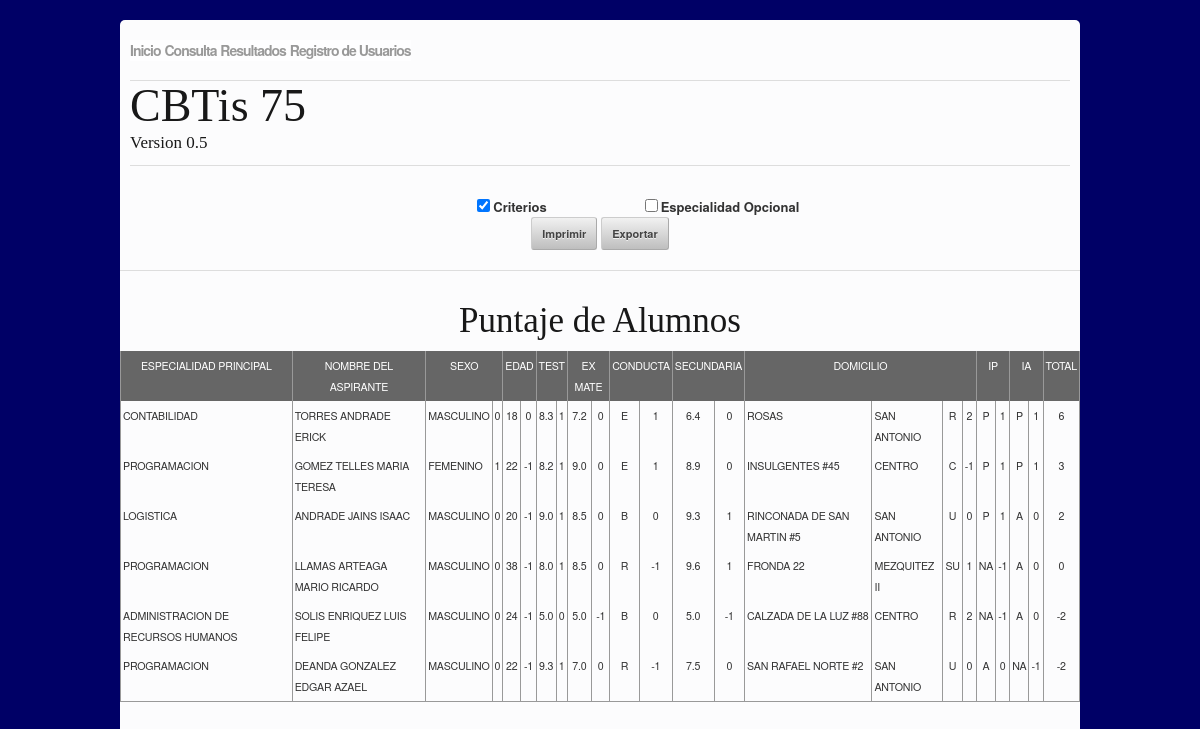
The app's page /resultado.php (signed in) with its own data.
### tables this page shows
CREATE TABLE IF NOT EXISTS `admision` (
  `Clave` int(32) NOT NULL,
  `Ex_Admision` float(3,1) NOT NULL,
  `Ex_Matematicas` float(3,1) NOT NULL,
  `Conducta` int(2) NOT NULL DEFAULT '-1',
  `Induccion_Alumnos` int(1) NOT NULL DEFAULT '0',
  `Induccion_Papas` int(1) NOT NULL DEFAULT '0',
  `Zona` int(2) NOT NULL DEFAULT '-1',
  `Test` int(1) NOT NULL DEFAULT '0',
  `Ex_Mate` int(1) NOT NULL DEFAULT '-1',
  `Sexo_p` int(1) NOT NULL,
  `Edad_p` int(1) NOT NULL,
  `Promedio_Sec` int(1) NOT NULL,
  `Puntaje` int(3) NOT NULL DEFAULT '-1',
  KEY `Clave` (`Clave`)
);

CREATE TABLE IF NOT EXISTS `alumnos` (
  `Clave` int(32) NOT NULL AUTO_INCREMENT,
  `Nombre` varchar(50) NOT NULL,
  `Apellido_Paterno` varchar(30) NOT NULL,
  `Apellido_Materno` varchar(30) NOT NULL,
  `Sexo` varchar(10) NOT NULL,
  `Edad` varchar(20) NOT NULL,
  `Municipio_Donde_Vive` varchar(60) NOT NULL,
  `Estado_Donde_Vive` varchar(30) NOT NULL,
  `Municipio_donde_Nacio` varchar(50) NOT NULL,
  `Peso` varchar(10) NOT NULL,
  `Estatura` varchar(11) NOT NULL,
  `Medida_de_la_Cintura` varchar(10) NOT NULL,
  `Email` varchar(30) NOT NULL,
  `Calle` varchar(30) NOT NULL,
  `Colonia` varchar(30) NOT NULL,
  `Codigo_Postal` varchar(15) NOT NULL,
  `Fecha_de_Nacimiento` varchar(30) NOT NULL,
  `Curp` varchar(20) NOT NULL,
  `Estado_Civil` varchar(20) NOT NULL,
  `Tipo_Sanguineo` varchar(20) NOT NULL,
  `Nombre_del_Padre` varchar(50) NOT NULL,
  `Ocupacion_del_Padre` varchar(30) NOT NULL,
  `Telefono_del_Padre` varchar(15) NOT NULL,
  `Celular_del_Padre` varchar(15) NOT NULL,
  `Distancia_y_Tiempo_a_su_Casa` varchar(40) NOT NULL,
  `Transporte` varchar(20) NOT NULL,
  `Costo_del_transporte` varchar(20) NOT NULL,
  `Nombre_de_Secundaria` varchar(30) NOT NULL,
  `Domicilio_de_secundaria` varchar(40) NOT NULL,
  `Municipio_de_Secundaria` varchar(30) NOT NULL,
  `Estado_de_Secundaria` varchar(20) NOT NULL,
  `Tipo_de_secundaria` varchar(15) NOT NULL,
  `Modalidad_de_Secundaria` varchar(15) NOT NULL,
  `Regimen_de_Secundaria` varchar(20) NOT NULL,
  `Promedio_de_Secundaria` float(3,1) NOT NULL DEFAULT '0.0',
  `Boleta_de_Secundaria` varchar(15) NOT NULL,
  `Certificado_de_Secundaria` varchar(15) NOT NULL,
  `Primera_Opcion` varchar(50) NOT NULL,
  `Segunda_Opcion` varchar(50) NOT NULL,
  `Tercera_Opcion` varchar(50) NOT NULL,
  `Cuarta_Opcion` varchar(50) NOT NULL,
  `Quinta_Opcion` varchar(50) NOT NULL,
  `Sexta_Opcion` varchar(50) NOT NULL,
  `Septima_Opcion` varchar(50) NOT NULL,
  PRIMARY KEY (`Clave`)
);

### resultado.php (the view, shortened to what this page needs)
<!doctype html>
<html>
<head>
	<link rel="stylesheet" href="css/base.css">
	<link rel="stylesheet" href="css/skeleton.css">
	<link rel="stylesheet" href="css/layout.css">
	<link rel="stylesheet" href="css/style.css">
  <link href="css/messages.css" rel="stylesheet" type="text/css">
<link href="css/messages.css" rel="stylesheet" type="text/css">
</head>
<body>
<div class="wrapper color-one">
	<div class="container">
		<div class="sixteen columns">
			<nav>
				<ul>
					<li><a href="form.php">Inicio</a></li>
					<li><a href="consulta.php">Consulta</a></li>
					<li><a href="resultado.php">Resultados</a></li>
					<li><a href="registro_usuarios.php">Registro de Usuarios</a></li>
				</ul>
			</nav>
			<hr class="remove-bottom" style="margin-top: 60px;"/>
			<h1 class="remove-bottom">CBTis 75</h1>
			<h5>Version 0.5</h5>
			<hr />
		</div>
<center>
<?php
if(isset($_SESSION['acceso'])==1){
@$flag=$_POST['flag'];
@$criterios=$_POST['criterios'];
@$especialidad=$_POST['especialidad'];
echo '<form action="resultado.php" method="post">';
if($criterios==1 or $flag==0){
echo '<div class="three columns offset-by-five">';
echo '<label for="criterios">';
echo '<input type="checkbox" id="criterios" value="1" onClick="this.form.submit();" checked name="criterios">';
echo 'Criterios</label>';
echo '</div>';
}else{
echo '<div class="three columns offset-by-five">';
echo '<label for="criterios">';
echo '<input type="checkbox" id="criterios" value="1" onClick="this.form.submit();" name="criterios">';
echo 'Criterios</label>';
echo '</div>';
}
if($especialidad==1){
echo '<div class="four columns">';
echo '<label for="especialidadop">';
echo '<input type="checkbox" id="especialidadop" value="1" onClick="this.form.submit();" checked name="especialidad">';
echo 'Especialidad Opcional</label>';
echo '</div>';
}else{
echo '<div class="four columns">';
echo '<label for="especialidadop">';
echo '<input type="checkbox" id="especialidadop" value="1" onClick="this.form.submit();" name="especialidad">';
echo 'Especialidad Opcional</label>';
echo '</div>';
}
echo <<< HTML
 		</form>
    <form action="funciones/ficheroExcel.php" method="post" target="_blank" id="FormularioExportacion">
	    <div class="four columns offset-by-six">
	      <input type='button' name='imprimir' value='Imprimir' onclick='javascript:imprSelec("muestra")'>
	      <input type="button" value="Exportar" class="botonExcel" />
				<input type="hidden" id="datos_a_enviar" name="datos_a_enviar" />
				<input type="hidden" id="datos_a_enviar" name="doc" value='2'/>
			</div>
		</form>
		<hr />
		<font size="2px">
		<div id="muestra">
HTML;
$registros=mysql_query('select
				CONCAT(al.Apellido_Paterno," ",al.Apellido_Materno," ",al.Nombre) as Nombre ,
				al.Primera_Opcion as op,
				al.Segunda_Opcion as so,
				ad.Puntaje as Puntaje,
				al.sexo as Sexo,
				ad.Sexo_p as Sexpuntos,
				al.Edad as Edad,
				ad.Edad_p as Edadpuntos,
				ad.Ex_Admision as Examen1,
				ad.Test as Test1,
				ad.Ex_Matematicas as Examen2,
				ad.Ex_Mate as Test2,
				ad.Conducta as Conducta,
				al.Promedio_de_Secundaria as Promedio,
				ad.Promedio_Sec as secpuntos,
				al.Calle as Calle,
				al.Colonia as Colonia,
				ad.Zona as zona,
				ad.Induccion_Papas as ip,
				ad.Induccion_Alumnos as ia
				from alumnos as al
				join admision as ad
				on al.Clave=ad.Clave
				ORDER BY Puntaje desc,zona desc, Nombre asc ');
				echo '<center><h2>Puntaje de Alumnos</h2></cente>';
				echo '<table border="1" id="Exportar_a_Excel">';
				echo '<tr>';
				echo "<td bgcolor='#666666' align='center' style='color: #ffffff;'>".'ESPECIALIDAD PRINCIPAL'."</td>";
					echo "<td bgcolor='#666666' align='center' style='color: #ffffff;'>".'NOMBRE DEL ASPIRANTE'."</td>";
if($criterios==1 or $flag==0){
					echo "<td bgcolor='#666666' colspan='2' align='center' style='color: #ffffff;'>".'SEXO'."</td>";
					echo "<td bgcolor='#666666' colspan='2' align='center' style='color: #ffffff;'>".'EDAD'."</td>";
					echo "<td bgcolor='#666666' colspan='2' align='center' style='color: #ffffff;'>".'TEST'."</td>";
					echo "<td bgcolor='#666666' colspan='2' align='center' style='color: #ffffff;'>".'EX MATE'."</td>";
					echo "<td bgcolor='#666666' colspan='2' align='center' style='color: #ffffff;'>".'CONDUCTA'."</td>";
					echo "<td bgcolor='#666666' colspan='2' align='center' style='color: #ffffff;'>".'SECUNDARIA'."</td>";
					echo "<td bgcolor='#666666' colspan='4' align='center' style='color: #ffffff;'>".'DOMICILIO'."</td>";
					echo "<td bgcolor='#666666' colspan='2' align='center' style='color: #ffffff;'>".'IP'."</td>";
					echo "<td bgcolor='#666666' colspan='2' align='center' style='color: #ffffff;'>".'IA'."</td>";
}
					echo "<td bgcolor='#666666' align='center' style='color: #ffffff;'>".'TOTAL'."</td><strong>";
				echo '</tr>';
				while($imprimir=mysql_fetch_array($registros)){
					echo '<tr>';
					echo "<td>".$imprimir['op']."</td>";
					echo "<td>".$imprimir['Nombre']."</td>";
if($criterios==1 or $flag==0){
					echo "<td>".$imprimir['Sexo']."</td>";
					echo "<td align='center'>".$imprimir['Sexpuntos']."</td>";
					echo "<td align='center'><b>".$imprimir['Edad']."</b></td>";
					echo "<td align='center'>".$imprimir['Edadpuntos']."</td>";
					echo "<td align='center'><b>".$imprimir['Examen1']."</b></td>";
					echo "<td align='center'>".$imprimir['Test1']."</td>";
					echo "<td align='center'><b>".$imprimir['Examen2']."</b></td>";
					echo "<td align='center'>".$imprimir['Test2']."</td>";
					if($imprimir['Conducta']==1){
						echo "<td align='center'><b>"."E"."</b></td>";
						}elseif($imprimir['Conducta']==0){
						echo "<td align='center'><b>"."B"."</b></td>";
						}if($imprimir['Conducta']==-1){
						echo "<td align='center'><b>"."R"."</b></td>";
						}
					echo "<td align='center'>".$imprimir['Conducta']."</td>";
					echo "<td align='center'><b>".$imprimir['Promedio']."</b></td>";
					echo "<td align='center'>".$imprimir['secpuntos']."</td>";
					echo "<td>".$imprimir['Calle']."</td>";
					echo "<td>".$imprimir['Colonia']."</td>";
					if($imprimir['zona']==2){
						echo "<td align='center'>"."R"."</td>";
						}elseif($imprimir['zona']==1){
						echo "<td align='center'>"."SU"."</td>";
						}if($imprimir['zona']==0){
						echo "<td align='center'>"."U"."</td>";
						}if($imprimir['zona']==-1){
						echo "<td align='center'>"."C"."</td>";
						}
					echo "<td align='center'>".$imprimir['zona']."</td>";
					if($imprimir['ip']==1){
						echo "<td align='center'>"."P"."</td>";
						}elseif($imprimir['ip']==0){
						echo "<td align='center'>"."A"."</td>";
						}if($imprimir['ip']==-1){
						echo "<td align='center'>"."NA"."</td>";
						}
					echo "<td align='center'>".$imprimir['ip']."</td>";
					if($imprimir['ia']==1){
						echo "<td align='center'>"."P"."</td>";
						}elseif($imprimir['ia']==0){
						echo "<td align='center'>"."A"."</td>";
						}if($imprimir['ia']==-1){
						echo "<td align='center'>"."NA"."</td>";
						}
					echo "<td align='center'>".$imprimir['ia']."</td>";
}
					echo "<td align='center'>".$imprimir['Puntaje']."</td>";
					echo "</tr>";
				}
}
?>
</div>
</font>
</center>
</div>
</div>
</body>
</html>

### css/base.css (style rules this page uses)
html, body, div, span, applet, object, iframe, h1, h2, h3, h4, h5, h6, p, blockquote, pre, a, abbr, acronym, address, big, cite, code, del, dfn, em, img, ins, kbd, q, s, samp, small, strike, strong, sub, sup, tt, var, b, u, i, center, dl, dt, dd, ol, ul, li, fieldset, form, label, legend, table, caption, tbody, tfoot, thead, tr, th, td, article, aside, canvas, details, embed, figure, figcaption, footer, header, hgroup, menu, nav, output, ruby, section, summary, time, mark, audio, video { margin: 0; padding: 0; border: 0; font-size: 100%; font: inherit; vertical-align: baseline; }
article, aside, details, figcaption, figure, footer, header, hgroup, menu, nav, section { display: block; }
body { line-height: 1; }
ol, ul { list-style: none; }
table { border-collapse: collapse; border-spacing: 0; }
body { background: #fff; font: 14px/21px "HelveticaNeue", "Helvetica Neue", Helvetica, Arial, sans-serif; color: #444; -webkit-font-smoothing: antialiased; -webkit-text-size-adjust: 100%; }
h1, h2, h3, h4, h5, h6 { color: #181818; font-family: "Georgia", "Times New Roman", serif; font-weight: normal; }
h1 { font-size: 46px; line-height: 50px; margin-bottom: 14px; }
h2 { font-size: 35px; line-height: 40px; margin-bottom: 10px; }
h5 { font-size: 17px; line-height: 24px; }
hr { border: solid #ddd; border-width: 1px 0 0; clear: both; margin: 10px 0 30px; height: 0; }
a, a:visited { color: #333; text-decoration: underline; outline: 0; }
ul, ol { margin-bottom: 20px; }
ul { list-style: none outside; }
li { line-height: 18px; margin-bottom: 12px; }
.button, button, input[type="submit"], input[type="reset"], input[type="button"] { background: #eee; background: #eee -moz-linear-gradient(top, rgba(255,255,255,.2) 0%, rgba(0,0,0,.2) 100%); background: #eee -webkit-gradient(linear, left top, left bottom, color-stop(0%,rgba(255,255,255,.2)), color-stop(100%,rgba(0,0,0,.2))); background: #eee -webkit-linear-gradient(top, rgba(255,255,255,.2) 0%,rgba(0,0,0,.2) 100%); background: #eee -o-linear-gradient(top, rgba(255,255,255,.2) 0%,rgba(0,0,0,.2) 100%); background: #eee -ms-linear-gradient(top, rgba(255,255,255,.2) 0%,rgba(0,0,0,.2) 100%); background: #eee linear-gradient(top, rgba(255,255,255,.2) 0%,rgba(0,0,0,.2) 100%); border: 1px solid #aaa; border-top: 1px solid #ccc; border-left: 1px solid #ccc; -moz-border-radius: 3px; -webkit-border-radius: 3px; border-radius: 3px; color: #444; display: inline-block; font-size: 11px; font-weight: bold; text-decoration: none; text-shadow: 0 1px rgba(255, 255, 255, .75); cursor: pointer; margin-bottom: 20px; line-height: normal; padding: 8px 10px; font-family: "HelveticaNeue", "Helvetica Neue", Helvetica, Arial, sans-serif; }
form { margin-bottom: 20px; }
label, legend { display: block; font-weight: bold; font-size: 13px; }
input[type="checkbox"] { display: inline; }
.remove-bottom { margin-bottom: 0 !important; }

### css/skeleton.css (style rules this page uses)
.container { position: relative; width: 960px; margin: 0 auto; padding: 0; }
.container .column, .container .columns { float: left; display: inline; margin-left: 10px; margin-right: 10px; }
.container .three.columns { width: 160px; }
.container .four.columns { width: 220px; }
.container .sixteen.columns { width: 940px; }
.container .offset-by-five { padding-left: 300px; }
.container .offset-by-six { padding-left: 360px; }
.container:after { content: "\0020"; display: block; height: 0; clear: both; visibility: hidden; }

### css/style.css (style rules this page uses)
table td { font-size: .82em; padding: 4px 2px; }
table { margin: 0 auto; }
.container { background-color: rgba(255,255,255,.99); border-radius: 5px; padding-bottom: 40px; }
.wrapper { width: 100%; }
.color-one { background-color: #006; }
body { background-color: #006; }
nav { position: fixed; z-index: 1; background: rgba(255,255,255,0.75); margin-top: 20px; }
nav ul { margin-bottom: 0; }
nav ul li { display: inline; padding: right; white-space: nowrap; }
nav a, a:visited { text-decoration: none; font-weight: bold; letter-spacing: -1px; color: #999999; }
table tr:last-child { border-bottom: 1px solid #999999; }
table td { letter-spacing: -0.02em; border-left: 1px solid #999999; border-right: 1px solid #999999; }
html { overflow: -moz-scrollbars-vertical; overflow-y: scroll; }

### css/messages.css (style rules this page uses)
body { color:#333 }

### records on screen
admision: Clave.Primera_Opcion "CONTABILIDAD", Nombre "TORRES ANDRADE ERICK", Clave.Sexo "MASCULINO", Sexo_p "0", Clave.Edad "18", Edad_p "0", Ex_Admision "8.3", Test "1", Ex_Matematicas "7.2", Ex_Mate "0", Conducta "1", Clave.Promedio_de_Secundaria "6.4", Promedio_Sec "0", Clave.Calle "ROSAS", Clave.Colonia "SAN ANTONIO", Zona "2", Induccion_Papas "1", Induccion_Alumnos "1", Puntaje "6"
admision: Clave.Primera_Opcion "PROGRAMACION", Nombre "GOMEZ TELLES MARIA TERESA", Clave.Sexo "FEMENINO", Sexo_p "1", Clave.Edad "22", Edad_p "-1", Ex_Admision "8.2", Test "1", Ex_Matematicas "9.0", Ex_Mate "0", Conducta "1", Clave.Promedio_de_Secundaria "8.9", Promedio_Sec "0", Clave.Calle "INSULGENTES #45", Clave.Colonia "CENTRO", Zona "-1", Induccion_Papas "1", Induccion_Alumnos "1", Puntaje "3"
admision: Clave.Primera_Opcion "LOGISTICA", Nombre "ANDRADE JAINS ISAAC", Clave.Sexo "MASCULINO", Sexo_p "0", Clave.Edad "20", Edad_p "-1", Ex_Admision "9.0", Test "1", Ex_Matematicas "8.5", Ex_Mate "0", shows "B", Conducta "0", Clave.Promedio_de_Secundaria "9.3", Promedio_Sec "1", Clave.Calle "RINCONADA DE SAN MARTIN #5", Clave.Colonia "SAN ANTONIO", Zona "0", Induccion_Papas "1", Induccion_Alumnos "0", Puntaje "2"
admision: Clave.Primera_Opcion "PROGRAMACION", Nombre "LLAMAS ARTEAGA MARIO RICARDO", Clave.Sexo "MASCULINO", Sexo_p "0", Clave.Edad "38", Edad_p "-1", Ex_Admision "8.0", Test "1", Ex_Matematicas "8.5", Ex_Mate "0", Conducta "-1", Clave.Promedio_de_Secundaria "9.6", Promedio_Sec "1", Clave.Calle "FRONDA 22", Clave.Colonia "MEZQUITEZ II", shows "SU", Zona "1", shows "NA", Induccion_Papas "-1", Induccion_Alumnos "0", Puntaje "0"
admision: Clave.Primera_Opcion "ADMINISTRACION DE RECURSOS HUMANOS", Nombre "SOLIS ENRIQUEZ LUIS FELIPE", Clave.Sexo "MASCULINO", Sexo_p "0", Clave.Edad "24", Edad_p "-1", Ex_Admision "5.0", Test "0", Ex_Matematicas "5.0", Ex_Mate "-1", shows "B", Conducta "0", Clave.Promedio_de_Secundaria "5.0", Promedio_Sec "-1", Clave.Calle "CALZADA DE LA LUZ #88", Clave.Colonia "CENTRO", Zona "2", shows "NA", Induccion_Papas "-1", Induccion_Alumnos "0", Puntaje "-2"
admision: Clave.Primera_Opcion "PROGRAMACION", Nombre "DEANDA GONZALEZ EDGAR AZAEL", Clave.Sexo "MASCULINO", Sexo_p "0", Clave.Edad "22", Edad_p "-1", Ex_Admision "9.3", Test "1", Ex_Matematicas "7.0", Ex_Mate "0", Conducta "-1", Clave.Promedio_de_Secundaria "7.5", Promedio_Sec "0", Clave.Calle "SAN RAFAEL NORTE #2", Clave.Colonia "SAN ANTONIO", Zona "0", Induccion_Papas "0", shows "NA", Induccion_Alumnos "-1", Puntaje "-2"
